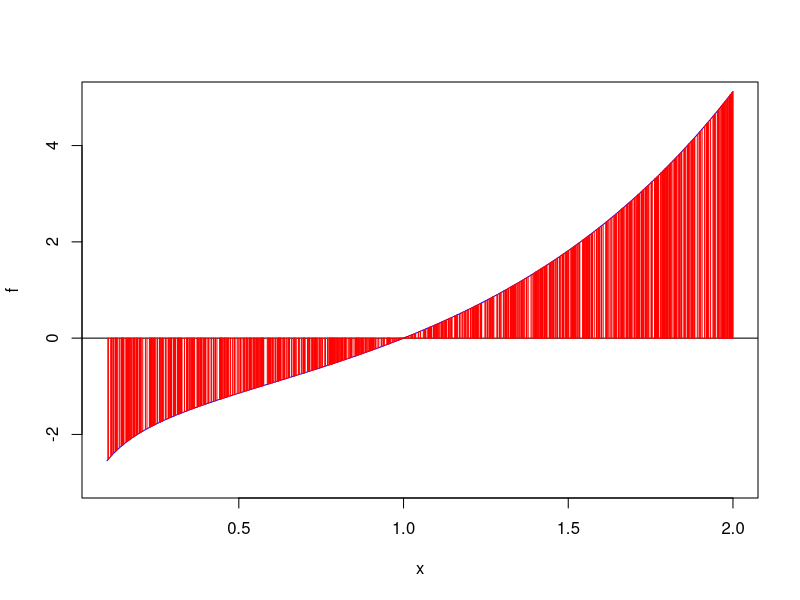

Write the R code that produced this figure.
## ---- chunk 1
knitr::opts_chunk$set(echo = TRUE)
## ---- chunk 2
f <- function(x) {
  return(exp(x) * log(x))
}

find_integral <- function(f, xlim, N = 1000, seed = 10, make_plot = FALSE){
  if (missingArg(f)) {
    f <- function(x) {exp(x) * log(x)}
  }
  if (missingArg(xlim)) {
    xlim <- c(0.1, 2)
  } else if (!is.numeric(xlim) || length(xlim) != 2) {
    stop('xlim is not properly defined')
  }
  # Control seed
  set.seed(seed)
  
  # Simulate N points
  U = runif(N, min = 0.1, max = 2)
  
  fi <- list()
  for (i in 1:length(U)){
    fi[i] = f(U[i])
  }
  
  I = 1.9 * (1/N) * sum(f(U))
  

  
  #plot(f(x), fi)
  
  integral_app <-   plot(f, type="l", col="blue", ylim=c(-3,5), xlim=c(0.1,2))
  lines(c(0,2.1), c(0,0), type="l", col="black")
  
  for (i in 1:length(U)){
  lines(c(U[i],U[i]), c(fi[i],0), type="l", pch=22, col="red")
  } 
  return(integral_app)
}

find_integral()



